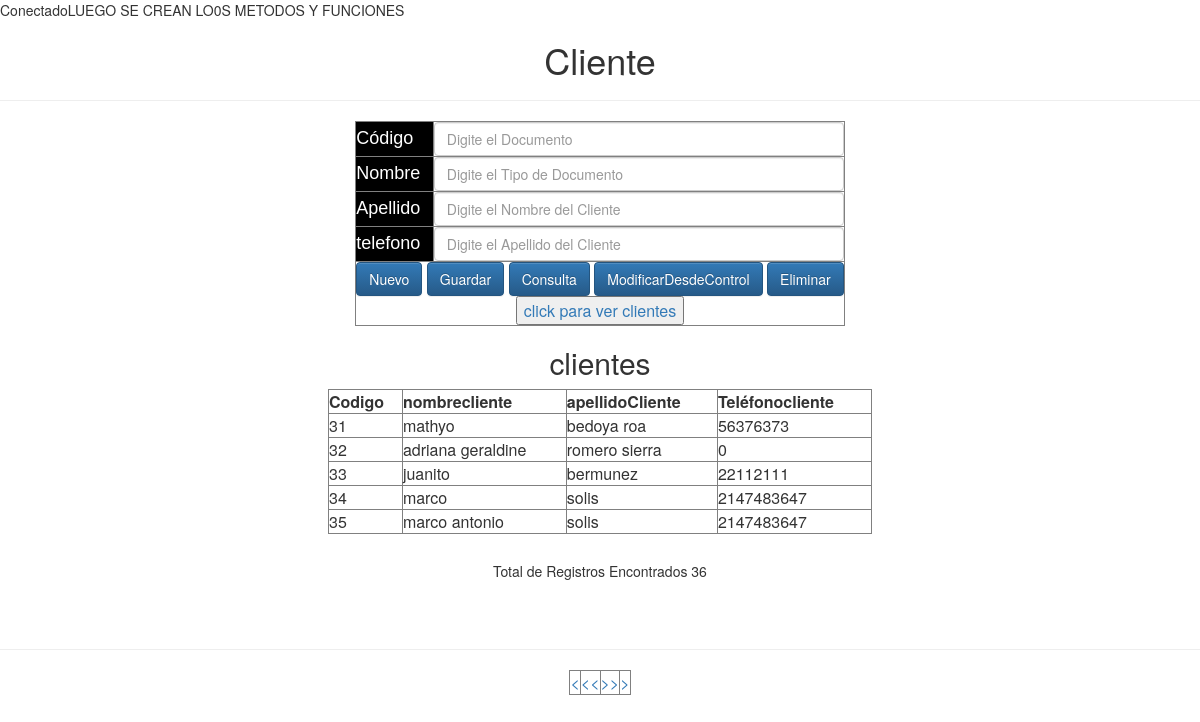
Screenshot of /vistas/Administrativo/controlador.cliente.php?paginaNumero=6&totalArreglo=36 with the database file from the repository.
### tables this page shows
CREATE TABLE `cliente` (
  `codigoCliente` int(10) NOT NULL,
  `nombreCliente` varchar(20) NOT NULL,
  `apellidoCliente` varchar(20) NOT NULL,
  `telefonoCliente` int(10) NOT NULL
);

### vistas/Administrativo/controlador.cliente.php (the view, shortened to what this page needs)
<?php
include("../../conexion/conexiones.php");
include("../../clases/Administrativo/modelocliente.class.php");
?>
<?php
$obj = new Cliente ();
?>
<html>
    <head>
    </head>
    <body>
           <center>
                    <h1>Cliente</h1>
                   <hr>
                    <form name="cliente" action="" method="POST">
                        <table border="1">
                            <tr>
                                <td bgcolor="000000"><font color="FFFFFF" face="arial" size="4">Código</font></td>
                            <td><input class="form-control" type="text" name="codigoCliente" value="<?php echo $obj->codigoCliente ?>" placeholder="Digite el Documento" size="40"></td>
                            </tr>
                            <tr>
                                <td bgcolor="000000"><font color="FFFFFF" face="arial" size="4">Nombre</font></td>
                                <td><input class="form-control" type="text" name="nombreCliente" value="<?php echo $obj->nombreCliente ?>" placeholder="Digite el Tipo de Documento" size="40"></td>
                            </tr>
                            <tr>
                                <td bgcolor="000000"><font color="FFFFFF" face="arial" size="4">Apellido</font></td>
                                <td><input class="form-control" type="text" name="apellidoCliente" value="<?php echo $obj->apellidoCliente ?>" placeholder="Digite el Nombre del Cliente" size="40"></td>
                            </tr>
                            <tr>
                                <td bgcolor="000000"><font color="FFFFFF" face="arial" size="4">telefono</font></td>
                                <td><input class="form-control" type="text" name="telefonoCliente" value="<?php echo $obj->telefonoCliente ?>" placeholder="Digite el Apellido del Cliente" size="40"></td>
                            </tr>
                            <tr>
                                <td colspan="2">
                                    <center>
                                        <input  class="btn btn-primary" type="submit" name="limpia" value="Nuevo">
                                        <input class="btn btn-primary" type="submit" name="adicionar" value="Guardar">
                                        <input class="btn btn-primary" type="submit" name="buscar" value="Consulta">
                                        <input class="btn btn-primary" type="submit" name="modifica" value="ModificarDesdeControl">
                                        <input class="btn btn-primary" type="submit" name="elimina" value="Eliminar"> <br>
                                        <button  bgcolor="000000">    <a rel="stylesheet" href="clientelista.php" > click para ver clientes</button>
                                    </center>
                                </td>
                            </tr>
                        </table>
                    </form>
           </center>
    </body>
</html>
<?php
$correrPagina = $_SERVER["PHP_SELF"];
$maximoDatos = 5;
$paginaNumero = 0;
if(isset($_GET['paginaNumero'])){
   $paginaNumero = $_GET['paginaNumero'];
}
$inicia = $paginaNumero * $maximoDatos;
?>
<?php
if(isset($_POST['consulta']))
{
									$c = new Conexion();
									$cone = $c->conectar();
									$c = "select * from cliente where nombreCliente LIKE
									'%$obj->nombreCliente %' ";
                                    $limite =sprintf("%s limit %d, %d",$c, $inicia, $maximoDatos);
									$rs = mysqli_query($cone,$limite);
									$arreglo = mysqli_fetch_row($rs);
}else {
									$c = new Conexion();
									$cone = $c->conectar();
									$c = "select * from cliente ";
                                    $limite =sprintf("%s limit %d, %d",$c, $inicia, $maximoDatos);
}
?>
<?php
if(isset($_GET['totalArreglo'])){
	$totalArreglo = $_GET['totalArreglo'];
}
	else{
		$lista = mysqli_query($cone,$c);
		$totalArreglo = mysqli_num_rows($lista);
	}
$totalPagina = ceil($totalArreglo/$maximoDatos)-1;
?>
<?php
$cargarPagina = "";
$cargarPagina = sprintf("&totalArreglo=%d%s", $totalArreglo, $cargarPagina);
?>
<!DOCTYPE html>
<html lang="es">
  <head>
  </head>
  <body>
   <center>
            <h2>clientes</h2>
			</center>
			<center>
          <table width="544" border="1" >
                	<tr>
                    	<td><b>Codigo<b></td>
                        <td><b>nombrecliente</b></td>
						<td><b>apellidoCliente</b></td>
						<td><b>Teléfonocliente</b></td>
                    </tr>
                    <?php
									$c = new Conexion();
									$cone = $c->conectar();
                                   	$rs1 = mysqli_query($cone,$limite);
									$arreglo = mysqli_fetch_row($rs1);
					    do{
					?>
					<tr>
						<td><?php echo $arreglo[0] ?></td>
						<td><?php echo $arreglo[1] ?></td>
						<td><?php echo $arreglo[2] ?></td>
                        <td><?php echo $arreglo[3] ?></td>
					</tr>
					<?php
	 					}while($arreglo = mysqli_fetch_row($rs1))
					?>
                </table>
                <br>
                <h5><?php printf("Total de Registros Encontrados %d", $totalArreglo) ?></h5>
                <br>
                <br>
                <hr>
                <table border=1>
                <tr>
                <td><?php
                    if($paginaNumero > 0){
                ?> <a href="<?php printf("%s?paginaNumero=%d%s",$correrPagina,0,$cargarPagina) ?>" id="paginador"> < </a> <?php }?></td>
                <td><?php
                    if($paginaNumero > 0){
                ?> <a href="<?php printf("%s?paginaNumero=%d%s",$correrPagina, max(0,$paginaNumero-1),$cargarPagina) ?>" id="paginador" > << </a> <?php }?></td>
            <td><?php
                    if($paginaNumero < $totalPagina ){
                ?> <a href="<?php printf("%s?paginaNumero=%d%s",$correrPagina, min($totalPagina,$paginaNumero+1),$cargarPagina) ?>" id="paginador"> >> </a> <?php }?></td>
            <td><?php
                    if($paginaNumero < $totalPagina ){
                ?> <a href="<?php printf("%s?paginaNumero=%d%s",$correrPagina, $totalPagina,$cargarPagina) ?>" id="paginador"> ></a> <?php } ?></td>
                </tr>
				</table>
				</center>
  </body>
</html>

### rows the page displays
cliente: codigoCliente "31", nombreCliente "mathyo", apellidoCliente "bedoya roa", telefonoCliente "56376373"
cliente: codigoCliente "32", nombreCliente "adriana geraldine", apellidoCliente "romero sierra", telefonoCliente "0"
cliente: codigoCliente "33", nombreCliente "juanito", apellidoCliente "bermunez", telefonoCliente "22112111"
cliente: codigoCliente "34", nombreCliente "marco", apellidoCliente "solis", telefonoCliente "2147483647"
cliente: codigoCliente "35", nombreCliente "marco antonio", apellidoCliente "solis", telefonoCliente "2147483647"

### other values shown
$totalArreglo "36"
